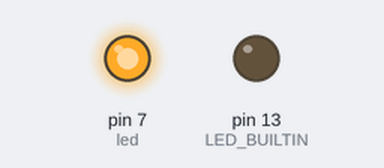
Recording of a sketch running on a simulated Arduino Uno, built with avr-gcc and run on an emulated ATmega328P. Shown: output pins drawn as LEDs (lit = HIGH).

Above: at 0.5 s.
At 11.71 s:
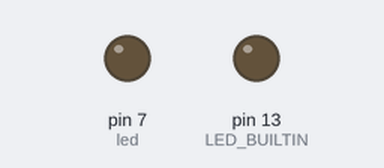
Timing chart, 0 to 12.0 s (numbered marks = the images above):
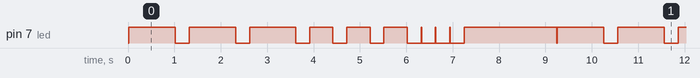

The sketch:

BlinkSos.ino
```cpp
const int led=7;
// the setup function runs once when you press reset or power the board
void setup() {
  // initialize digital pin LED_BUILTIN as an output.
 pinMode(led, OUTPUT);
 pinMode(LED_BUILTIN, OUTPUT);
 delay(20);

}


void loop() {


 for(int i=0; i<3;i++)
  {

  digitalWrite(led, HIGH);
  delay(1000);
  digitalWrite(led, LOW);
  delay(300);}
for(int i=0;i<3;i++)
{
digitalWrite(led, HIGH);
  delay(500);
  digitalWrite(led, LOW);
  delay(300);
  }
for(int i=0;i<3;i++)
{
  digitalWrite(led, HIGH);
  delay(10);
  digitalWrite(led, LOW);
  delay(300);
}


  digitalWrite(led, HIGH);
  delay(2000);
   digitalWrite(led, LOW);
   delay(10);


}
```

Measured:
- by itself, pin 7 (led): repeats every 9.2 s: 2 × (LOW 0.30 s, HIGH 1.0 s), 3 × (LOW 0.30 s, HIGH 0.50 s), 3 × (LOW 0.30 s, HIGH 0.01 s), LOW 0.30 s, HIGH 2.0 s, LOW 0.01 s, HIGH 1.0 s
- by itself, everything shown: repeats every 9.2 s, in 20 steps
